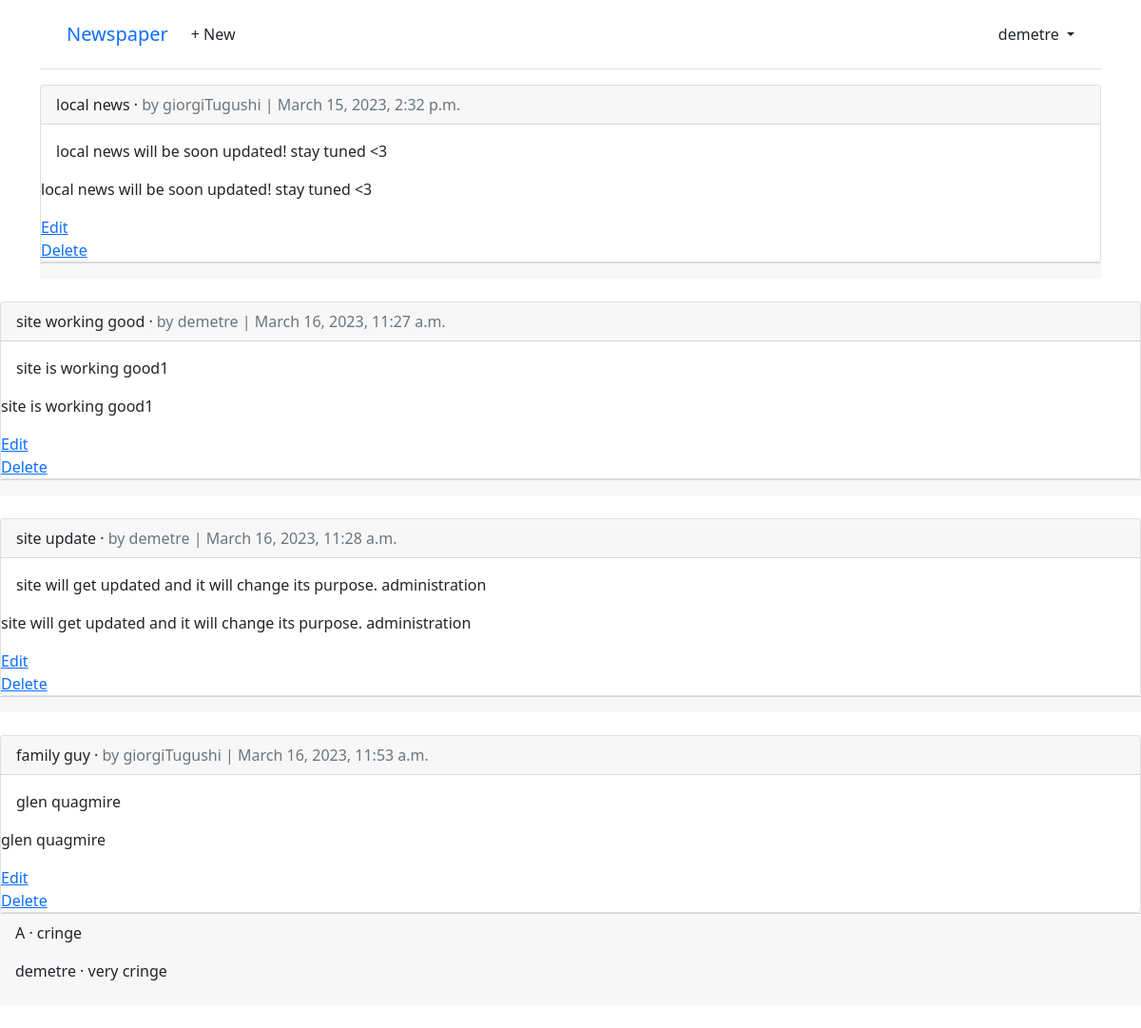
/articles/ (signed in), run on the app's committed database.
### accounts/models.py (models this page shows)
class CustomUser(AbstractUser):
    age = models.PositiveIntegerField(null=True, blank=True)

### articles/models.py (models this page shows, shortened)
class Article(models.Model):
    title = models.CharField(max_length=255)
    body = models.TextField()
    date = models.DateTimeField(auto_now_add=True)
    author = models.ForeignKey(
    settings.AUTH_USER_MODEL,
    on_delete=models.CASCADE,
        )

class Comment(models.Model):
    article = models.ForeignKey(Article, on_delete=models.CASCADE)
    comment = models.CharField(max_length=140)
    author = models.ForeignKey(
    settings.AUTH_USER_MODEL, on_delete=models.CASCADE
        )
    def __str__(self):
        return self.comment

### articles/views.py (the view)
# urls.py: path('', ArticleListView.as_view(), name='article_list'),
class ArticleListView(LoginRequiredMixin,ListView):
    model = Article
    template_name = 'article_list.html'

### templates/article_list.html (shortened to what this page needs)
{% extends "base.html" %}
{% block content %}
 {% for article in article_list %}
<div class="card">
  <div class="card-header">
    <span class="font-weight-bold">{{ article.title }}</span> &middot;
    <span class="text-muted">by {{ article.author }} | {{ article.date }}</span>
  </div>
  <div class="card-body">{{ article.body }}</div>
  <p> {{ article.body }}</p>
  <a href="{% url 'article_edit' article.pk %}">Edit</a>
  <a href="{% url 'article_delete' article.pk %}">Delete</a>
  </div>
  <div class='card-footer'>
    {% for comment in article.comment_set.all %}
    <p>
      <span class="font-weight-bold">
          {{comment.author}} &middot;
      </span>
      {{ comment }}
    </p>
    {% endfor %}
  </div>
</div>
<br />
{% endfor %}
{% endblock content %}

### templates/base.html (shortened to what this page needs)
<html lang="en">
<head>
    <link href="https://cdn.jsdelivr.net/npm/bootstrap@5.1.3/dist/css/bootstrap.min.css" rel="stylesheet">
</head>
<body>
    <div class="container">
        <header class="p-3 mb-3 border-bottom">
        <div class="container">
        <div class="d-flex flex-wrap align-items-center justify-content-center
        justify-content-lg-start">
        <a class="navbar-brand" href="{% url 'home' %}">Newspaper</a>
        <ul class="nav col-12 col-lg-auto me-lg-auto mb-2 justify-content-center
        mb-md-0">
        {% if user.is_authenticated %}
        <li><a href="{% url 'article_new' %}" class="nav-link px-2 link-dark">
            + New</a></li>
        </ul>
        <div class="dropdown text-end">
        <a href="#" class="d-block link-dark text-decoration-none dropdown-toggle"
        id="dropdownUser1" data-bs-toggle="dropdown" aria-expanded="false">
        {{ user.username }}
        </a>
        </div>
        {% endif %}
        </div>
        </div>
        </header>
        <main>
        {% block content %}
        {% endblock content %}
</body>
</html>

### data on the page
CustomUser: username "demetre"
Article: title "local news", author "giorgiTugushi", date "March 15, 2023, 2:32 p.m.", body "local news will be soon updated! stay tuned <3"
Article: title "site working good", author "demetre", date "March 16, 2023, 11:27 a.m.", body "site is working good1"
Article: title "site update", author "demetre", date "March 16, 2023, 11:28 a.m.", body "site will get updated and it will change its purpose. administration"
Article: title "family guy", author "giorgiTugushi", date "March 16, 2023, 11:53 a.m.", body "glen quagmire"
Comment: author "A", comment "cringe"
Comment: author "demetre", comment "very cringe"
